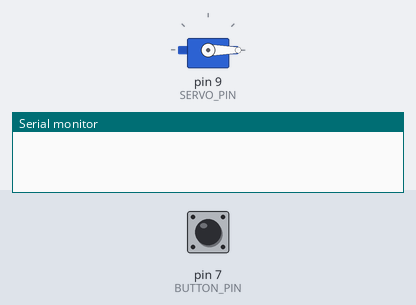
A sketch run on a simulated Arduino Uno, built with avr-gcc and run on an emulated ATmega328P. On the bench: servo, the last lines printed to the serial monitor. The test bench sets the inputs (shaded band); at power-on: pin 7 (BUTTON_PIN) HIGH.

Above: at 1.2 s.
1.3 s: pin 7 (BUTTON_PIN) pulled LOW for 0.15 s
At 2.5 s:
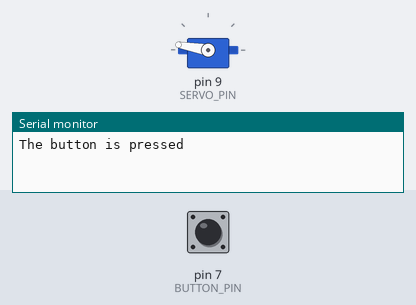
2.9 s: pin 7 (BUTTON_PIN) pulled LOW for 1 s
At 3.9 s:
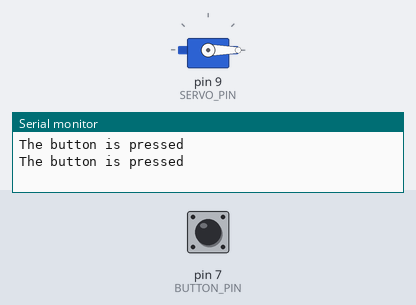
5.4 s: pin 7 (BUTTON_PIN) pulled LOW for 3.2 s
At 5.8 s:
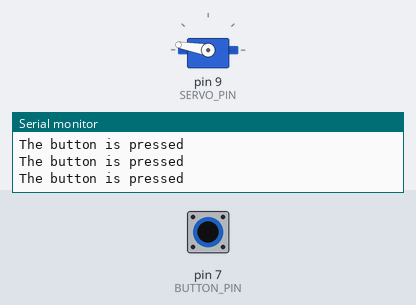
Timing chart, 0 to 8.4 s (numbered marks = the images above; inputs shaded):
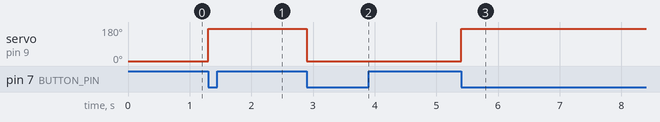

The sketch:

button_servo.ino
```cpp
#include <Servo.h>

// from https://arduinogetstarted.com/tutorials/arduino-button-servo-motor

// constants
const int BUTTON_PIN = 7;
const int SERVO_PIN = 9;
Servo servo;

// variables
int angle = 0;
int lastButtonState;
int currentButtonState;

void setup() {
  Serial.begin(9600);                // initialize serial
  pinMode(BUTTON_PIN, INPUT_PULLUP); // set arduino pin to input pull-up mode
  servo.attach(SERVO_PIN);           // attaches the servo on pin 9 to the servo object

  servo.write(angle);
  currentButtonState = digitalRead(BUTTON_PIN);
}

void loop() {
  lastButtonState    = currentButtonState;      // save the last state
  currentButtonState = digitalRead(BUTTON_PIN); // read new state

  if(lastButtonState == HIGH && currentButtonState == LOW) {
    Serial.println("The button is pressed");

    // change angle of servo motor
    if(angle == 0)
      angle = 170;
    else
    if(angle == 170)
      angle = 0;

    // control servo motor arccoding to the angle
    servo.write(angle);
  }
}
```

Measured:
- after the input at 1.3 s, servo on pin 9 (SERVO_PIN): 0° → 170° at once
- after the input at 2.9 s, servo on pin 9 (SERVO_PIN): 170° → 0° at once
- after the input at 5.4 s, servo on pin 9 (SERVO_PIN): 0° → 170° at once
